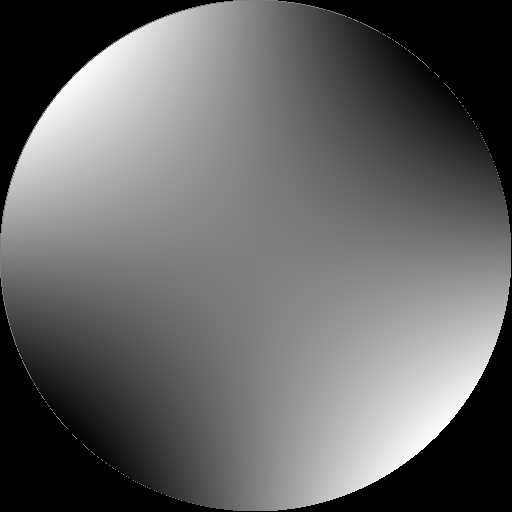
%> input picture Code 2 - Calculate Bessel PSF Aberrated by Astigmatism/Astigmatism.bmp, 512 x 512 px
$ octave AstiBesselPSF.m   (GNU Octave 9; MATLAB toolbox functions it lacks are replaced by stand-ins)
%> lines starting %> are read from the running program, lines starting %| are printed output that depends on the picture; in (x1, y1, x2, y2) boxes, pixels count from 0 and x2, y2 are one past the last pixel; in counts of white or black regions, pixels touching at a corner belong together; the program's own positions count from 1
### Code 2 - Calculate Bessel PSF Aberrated by Astigmatism/Calc_Annular_Field_Integrals.m
function [PSF] = Calc_Annular_Field_Integrals(x, y, z,field, field_x, field_y, wavelength,refind,f0)
%CALC_ANNULAR_FIELD_INTEGRALS  Calculates PSF for non-rotational-symmetric phase pattern
%on SLM
%based on "Principeles of nano-optics 3.51"
%f0:mm, wavelength:um, xyz:um, field_x/y:mm

f=f0*refind*1e3;  %um focal length in media
k=2*pi/wavelength*refind; %um^-1
[field_xx,field_yy]=meshgrid(field_x,field_y);  %mm
field_rr=sqrt(field_xx.^2+field_yy.^2)+eps;
field_th=atan(field_rr./f*1e3);
field_phi=angle(field_xx+1.j*field_yy);
dx=(max(field_x)-min(field_x))/(length(field_x)-1);
dy=(max(field_y)-min(field_y))/(length(field_y)-1);

[field_inf_x,field_inf_y,field_inf_z]=Calc_field_inf(field,field_th, field_phi,refind);

Ex=zeros(length(x),length(y),length(z));
Ey=zeros(length(x),length(y),length(z));
Ez=zeros(length(x),length(y),length(z));
x_len=length(x);
y_len=length(y);
z_len=length(z);

for a=1:x_len
    for b=1:y_len
        for c=1:z_len
            rho=sqrt(x(a).^2+y(b).^2)+eps;
            psi=angle(x(a)+1.j*y(b));
            integrand_x=field_inf_x.*exp(1.j.*k.*z(c).*cos(field_th)+1.j*k.*rho.*sin(field_th).*cos(field_phi-psi)).*sin(field_th);
            integrand_y=field_inf_y.*exp(1.j.*k.*z(c).*cos(field_th)+1.j*k.*rho.*sin(field_th).*cos(field_phi-psi)).*sin(field_th);
            integrand_z=field_inf_z.*exp(1.j.*k.*z(c).*cos(field_th)+1.j*k.*rho.*sin(field_th).*cos(field_phi-psi)).*sin(field_th);
            integrand_x=integrand_x*(1.j*k*f*exp(-1.j*k*f))/2/pi;
            integrand_y=integrand_y*(1.j*k*f*exp(-1.j*k*f))/2/pi;
            integrand_z=integrand_z*(1.j*k*f*exp(-1.j*k*f))/2/pi;
            %polar coordinate to xy coordinate. use sine condition th=r/f
            integrand_x=integrand_x*f*1e-3./(field_rr.*(field_rr.^2+(f*1e-3).^2));
            integrand_y=integrand_y*f*1e-3./(field_rr.*(field_rr.^2+(f*1e-3).^2));
            integrand_z=integrand_z*f*1e-3./(field_rr.*(field_rr.^2+(f*1e-3).^2));
            Ex(a,b,c)=sum(sum(integrand_x,'omitnan'),'omitnan')*dx*dy;
            Ey(a,b,c)=sum(sum(integrand_y,'omitnan'),'omitnan')*dx*dy;
            Ez(a,b,c)=sum(sum(integrand_z,'omitnan'),'omitnan')*dx*dy;
        end
    end
end

%%

PSF=abs(Ex).^2+abs(Ey).^2+abs(Ez).^2;
PSF=PSF.^2;
end

### Code 4 - SimulationIntensityVariation/Calc_field_inf.m
function [Ex,Ey,Ez]=Calc_field_inf(field,th, phi,refind)
%Calculate electric field at infinite distance. based on "Principeles of nano-optics 3.51"
Ex=field/2.*((1+cos(th))-(1-cos(th)).*cos(2*phi)).*sqrt(1/refind).*sqrt(cos(th));
Ey=field/2.*(cos(th)-1).*sin(2*phi).*sqrt(1/refind).*sqrt(cos(th));
Ez=field/2.*(-2).*cos(phi).*sin(th).*sqrt(1/refind).*sqrt(cos(th));
end

### Code 2 - Calculate Bessel PSF Aberrated by Astigmatism/AstiBesselPSF.m
%% AstiBesselPSF.m
% The AstiBesselPSF.m calculates the Bessel PSF generated by a high NA
% objective with non-circularly symmetrical aberrations.
folder = fileparts(which(mfilename));
addpath(genpath(folder));
ResultPath=[folder '\asti_3D_0.05xy_1z\'];
if ~exist(ResultPath, 'dir')
   mkdir(ResultPath)
end
%% parameters
SLM.pitch=15; %um
SLM.pixelNumber=512;
SLM.size=SLM.pitch*SLM.pixelNumber; %um
upper_bound=255;  %gray level range
lower_bound=0;
delta_degree=2*pi/(upper_bound-lower_bound);
laser_sig=3.262; %mm
refind=1.33;
lambda=940*1e-3; %um
global obj;
obj.mag=25;
obj.NA=1.05;
obj.f=180/obj.mag; %mm in air
obj.D=2*obj.f*obj.NA; %mm
mag=2; %magnification
k=2*pi/lambda; %um^-1

%% field at back pupil plane
[File,FilePath] = uigetfile('*.bmp');
%> the answer given: Astigmatism.bmp
phase=imread([FilePath File],'bmp');
%> phase is the input picture: size 512x512 uint8; min 0, max 255, mean 100.1
% phase=imread("Astigmatism.bmp");
[pixel_num,~]=size(phase);
%> pixel_num = 512
phase=2*pi/255*double(phase)-pi;
%> phase: size 512x512 double

field_x=(-pixel_num/2:pixel_num/2-1)*SLM.pitch*2;
%> field_x = 512 values from -7680 to 7650
field_y=(-pixel_num/2:pixel_num/2-1)*SLM.pitch*2;
%> field_y = 512 values from -7680 to 7650
[field_xx,field_yy]=meshgrid(field_x,field_y);
field_rr=sqrt(field_xx.^2+field_yy.^2);  %um

intensity=zeros(pixel_num);
intensity(field_rr>4740&field_rr<5600)=1;
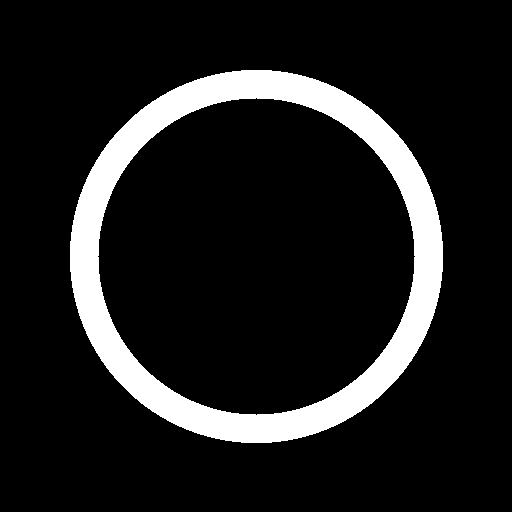
%> intensity: size 512x512 double; values 0 (black) and 1 (white), 11.8% white; 1 white region, box (x1, y1, x2, y2) and area: (70, 70, 443, 443) 31032
field=intensity.*exp(1.j*phase);

field_x2=min(field_x):10:max(field_x); %um
%> field_x2 = 1534 values from -7680 to 7650
field_y2=min(field_y):10:max(field_y);
%> field_y2 = 1534 values from -7680 to 7650
[field_xx2,field_yy2]=meshgrid(field_x2,field_y2);
field_rr2=sqrt(field_xx2.^2+field_yy2.^2);

phase2=interp2(field_xx,field_yy,phase,field_xx2,field_yy2);

intensity2=zeros(length(field_x2));
intensity2(field_rr2>4740*0.9&field_rr2<5600*0.9)=1;
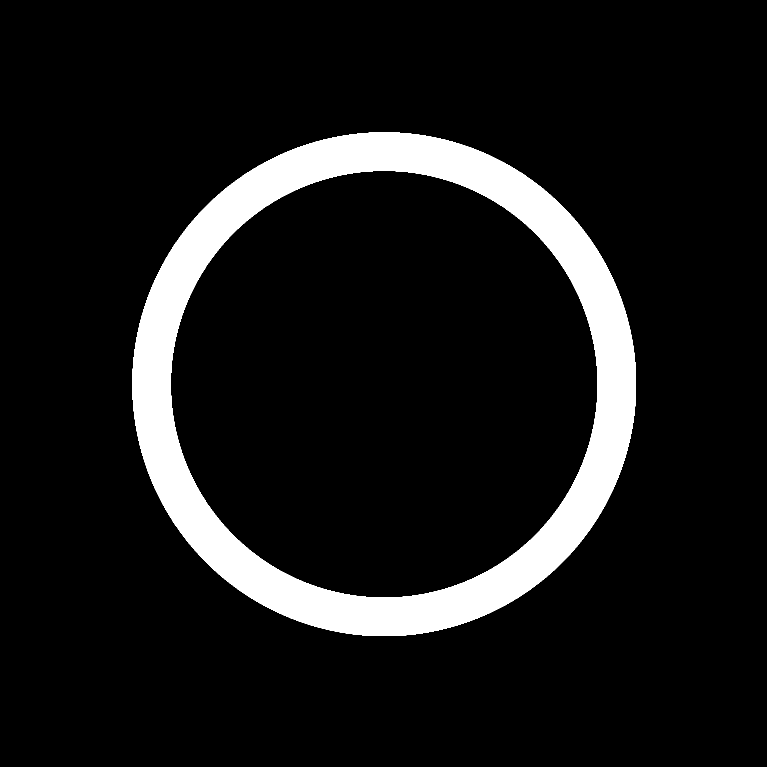
%> intensity2: size 1534x1534 double (shown at 1/2 size); values 0 (black) and 1 (white), 9.6% white; 1 white region, box (x1, y1, x2, y2) and area: (265, 265, 1272, 1272) 226176
field2=intensity2.*exp(1.j*phase2);


%% calc PSF
x=-1.5:0.05:1.5;
y=-1.5:0.05:1.5;
z=-50:2:50;


parfor a=1:length(z)
%> (the run ends here)
